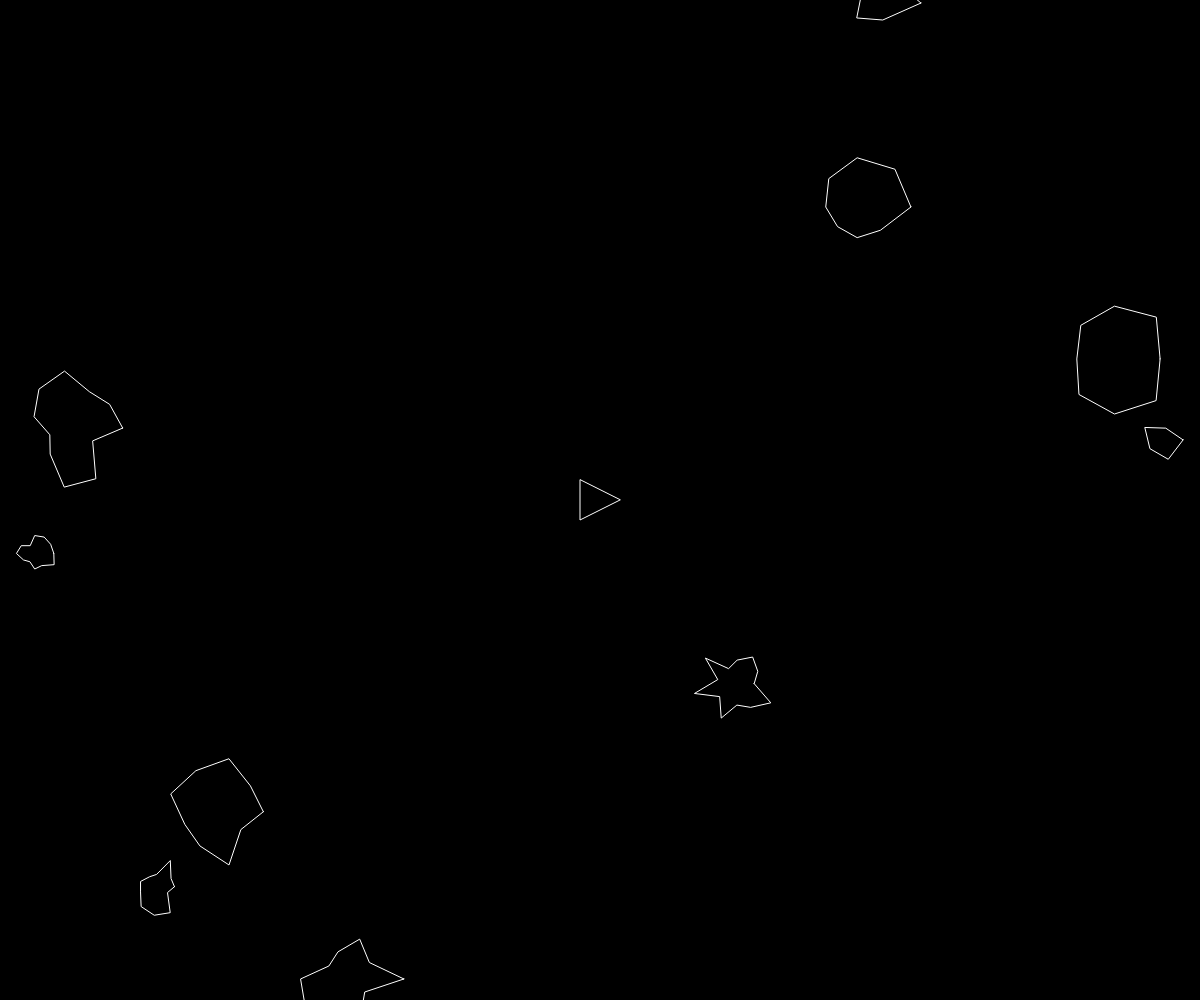
Frame 1 (no input)
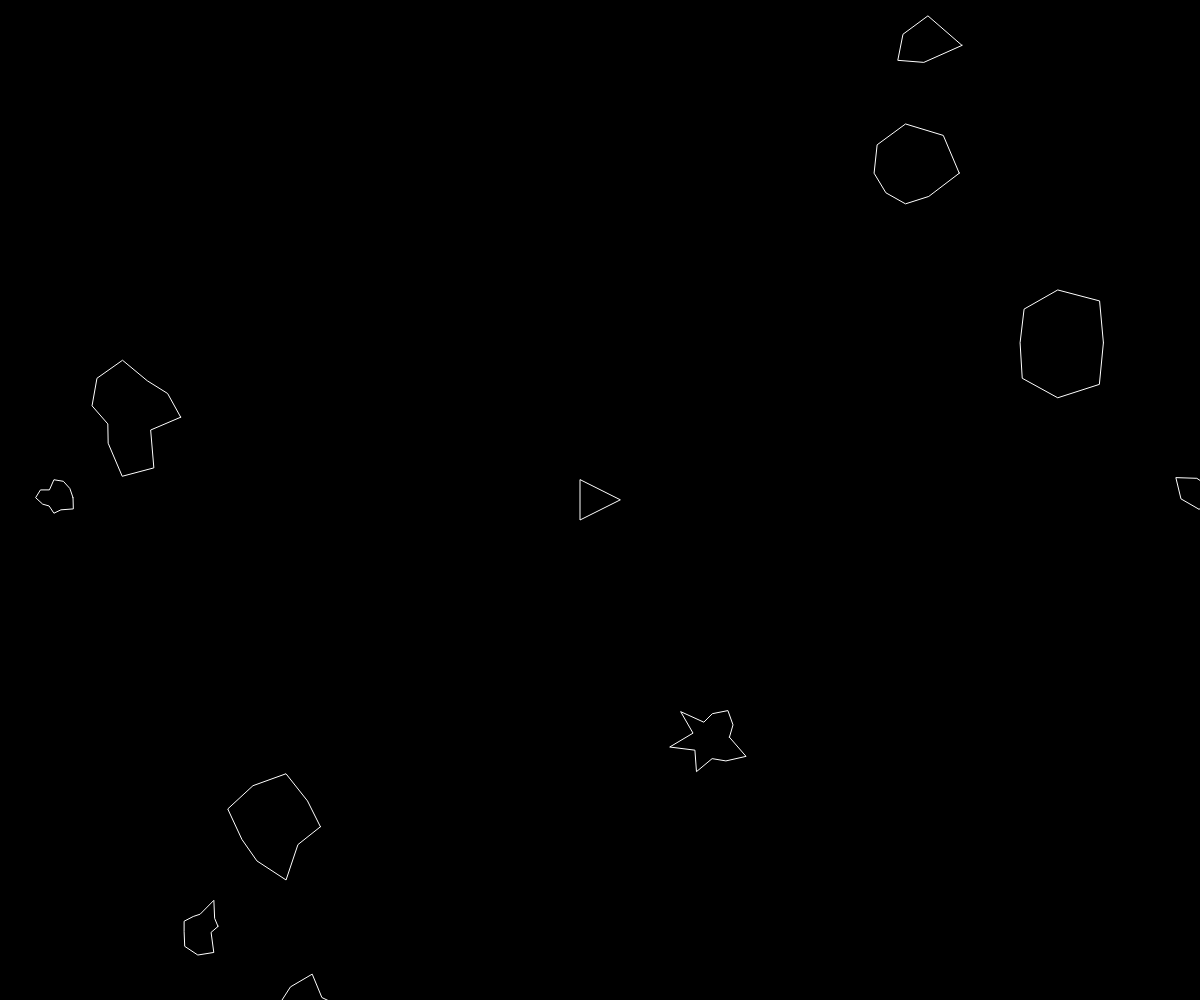
Frame 60 (no input)
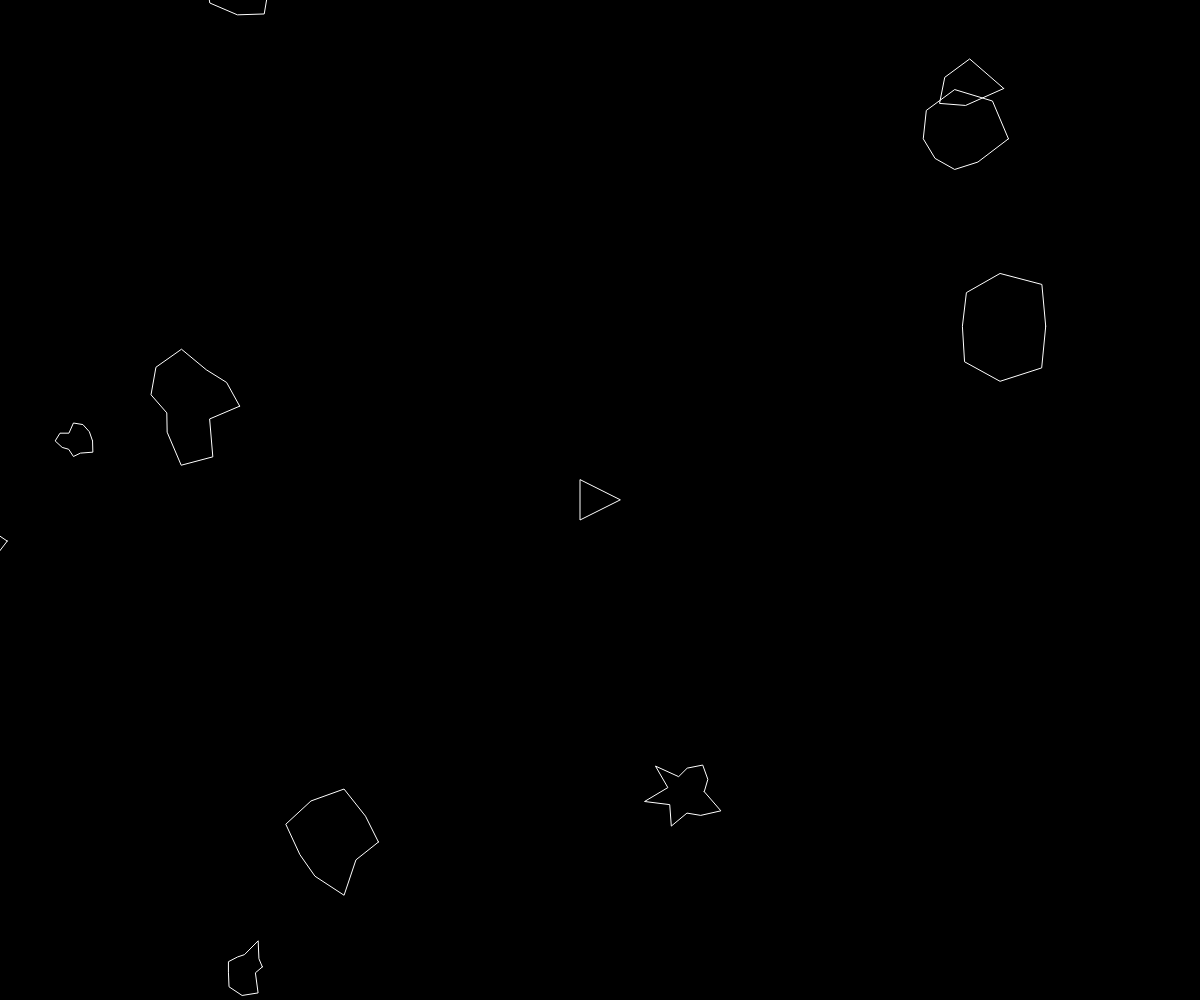
Frame 120 (the mouse pressed at the canvas centre since frame 60)

The p5.js sketch that drew these frames (run headless with seeded random() and noise() and a simulated clock; from frame 60 on, the mouse is pressed at the canvas centre):

// p5.js sketch
// ── sketch.js
var ship;
var asteroids = [];
var lasers = [];


function setup() {
  createCanvas(windowWidth, windowHeight);
  ship = new Ship();
  for (var i = 0; i < 10; i++) {
    asteroids.push(new Asteroid());
  }

}

function draw() {
  background(0);




  for (var i = 0; i < asteroids.length; i++) {
    if(ship.hits(asteroids[i])){
      console.log('oops')
    }
    asteroids[i].render();
    asteroids[i].update();
    asteroids[i].edges();
  }

  for (var i = lasers.length-1; i >= 0; i--) {
    lasers[i].render();
    lasers[i].update();
    // if (lasers[i].offscreen()){
    //   lasers.splice(i, 1);
    // }
    for (var j = asteroids.length-1; j >= 0; j--) {
      if(lasers[i].hits(asteroids[j])){
        if(asteroids[j].r > 12){
          var newAsteroids = asteroids[j].breakup();
          asteroids = asteroids.concat(newAsteroids);
        }
        asteroids.splice(j, 1);
        lasers.splice(i, 1);
        break;
      }
    }

  }
  ship.render();
  ship.turn();
  ship.update();
  ship.edges();
}


function keyReleased(){
  ship.setRotation(0);
  ship.boosting(false);
}

function keyPressed(){
  if (key == ' '){
    lasers.push(new Laser(ship.pos, ship.heading));
  }else if(keyCode == RIGHT_ARROW){
    ship.setRotation(0.1);
  }else if(keyCode == LEFT_ARROW){
    ship.setRotation(-0.1);
  }else if(keyCode == UP_ARROW){
    ship.boosting(true);
  }
}

// ── asteroid.js
function Asteroid(pos, r){
  if(pos){
    this.pos = pos.copy();
  }else{
    this.pos = createVector(random(width), random(height));
  }
  if(r){
    this.r = r*0.5;
  }else{
    this.r = random(15, 50);
  }

  this.vel = p5.Vector.random2D();

  this.total = floor(random(5,15));
  this.offset = [];
  for (var i = 0; i < this.total; i++) {
    this.offset[i] = random(-this.r*0.5, this.r*0.5);
  }

  this.update = function(){
    this.pos.add(this.vel);

  }


  this.render = function(){
    push();
    stroke(255);
    noFill();
    translate(this.pos.x, this.pos.y);
    //ellipse(0, 0, this.r * 2);
    beginShape();
    for (var i = 0; i < this.total; i++) {
      var angle = map(i, 0, this.total, 0, TWO_PI);
      var r = this.r + this.offset[i];
      var x = r*cos(angle);
      var y = r*sin(angle);
      vertex(x, y);
    }
    endShape(CLOSE);
    pop();
  }

  this.breakup = function(){
    var newA = [];
    newA[0] = new Asteroid(this.pos, this.r);
    newA[1] = new Asteroid(this.pos, this.r);
    return newA;
  }

  this.edges = function(){
    if (this.pos.x > width + this.r){
      this.pos.x = -this.r;
    }else if (this.pos.x < -this.r){
      this.pos.x = width + this.r;
    }else if (this.pos.y > height + this.r){
      this.pos.y = -this.r;
    }else if (this.pos.y < -this.r){
      this.pos.y = height + this.r;
    }
  }
}

// ── laser.js
function Laser(spos, angle){
  this.pos = createVector(spos.x, spos.y);
  this.vel = p5.Vector.fromAngle(angle);
  this.vel.mult(10);

  this.update = function(){
    this.pos.add(this.vel);
  }

  this.render = function(){
    push();
    stroke(255);
    strokeWeight(4);
    point(this.pos.x, this.pos.y);
    pop();

  }

  this.hits = function(asteroid){
    var d = dist(this.pos.x, this.pos.y, asteroid.pos.x, asteroid.pos.y);
    if (d < asteroid.r){
      return true;
    }else{
      return false;
    }
  }

  this.offscreen = function(){
    if (this.pos.x > width || this.pos.x <0){
      return true;
    }
    if (this.pos.y > height || this.pos.y < 0){
      return true;
    }
    return false;
  }
}

// ── ship.js
function Ship(){
  this.pos = createVector(width/2, height/2);
  this.r = 20; //rotation
  this.heading = 0;
  this.rotation = 0;
  this.vel = createVector(0,0);
  this.isBoosting = false;

  this.boosting = function(b){
    this.isBoosting = b;
  }

  this.update = function(){
    if(this.isBoosting){
      this.boost();
    }
    this.pos.add(this.vel);
    this.vel.mult(0.99);
  }

  this.boost = function(){
    var force = p5.Vector.fromAngle(this.heading);
    force.mult(0.1);
    this.vel.add(force);
  }

  this.hits = function(asteroid){
    var d = dist(this.pos.x, this.pos.y, asteroid.pos.x, asteroid.pos.y);
    if(d < this.r + asteroid.r){
      return true;
    }else{
      return false;
    }
  }



  this.render = function(){
    push();
    translate(this.pos.x, this.pos.y);
    rotate(this.heading + PI/2);
    fill(0);
    stroke(255);
    triangle(-this.r, this.r, this.r, this.r, 0, -this.r);
    pop();
  }

  this.setRotation = function(angle){
    this.rotation = angle;
  }

  this.edges = function(){
    if (this.pos.x > width + this.r){
      this.pos.x = -this.r;
    }else if (this.pos.x < -this.r){
      this.pos.x = width + this.r;
    }else if (this.pos.y > height + this.r){
      this.pos.y = -this.r;
    }else if (this.pos.y < -this.r){
      this.pos.y = height + this.r;
    }
  }

  this.turn = function(){
    this.heading += this.rotation;

  }
}
